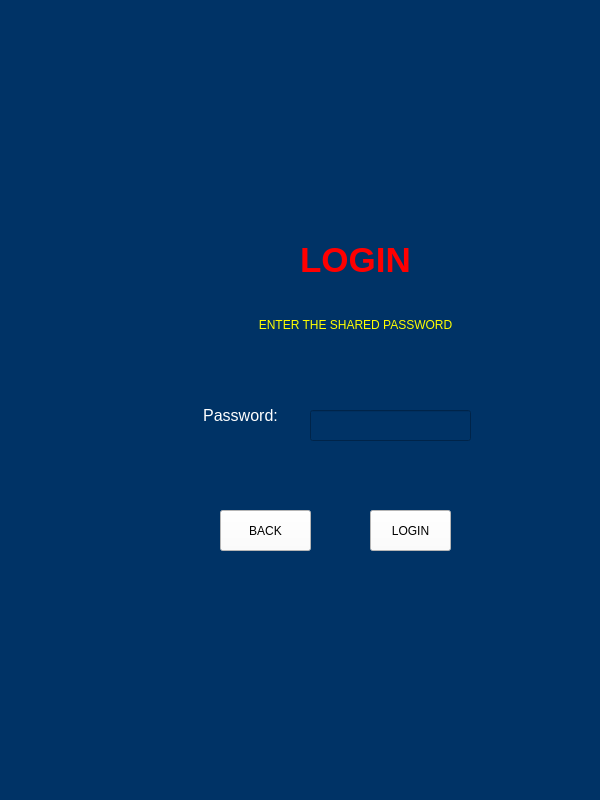
<?xml version="1.0" encoding="UTF-8"?>
<ui version="4.0">
 <class>start_login_window</class>
 <widget class="QMainWindow" name="start_login_window">
  <property name="windowModality">
   <enum>Qt::NonModal</enum>
  </property>
  <property name="enabled">
   <bool>true</bool>
  </property>
  <property name="geometry">
   <rect>
    <x>0</x>
    <y>0</y>
    <width>600</width>
    <height>800</height>
   </rect>
  </property>
  <property name="sizePolicy">
   <sizepolicy hsizetype="Fixed" vsizetype="Fixed">
    <horstretch>98</horstretch>
    <verstretch>0</verstretch>
   </sizepolicy>
  </property>
  <property name="minimumSize">
   <size>
    <width>600</width>
    <height>800</height>
   </size>
  </property>
  <property name="windowTitle">
   <string>MainWindow</string>
  </property>
  <property name="autoFillBackground">
   <bool>false</bool>
  </property>
  <property name="styleSheet">
   <string notr="true">background-color:#003366;</string>
  </property>
  <widget class="QWidget" name="centralwidget">
   <widget class="QLabel" name="pwd_label">
    <property name="geometry">
     <rect>
      <x>180</x>
      <y>390</y>
      <width>121</width>
      <height>51</height>
     </rect>
    </property>
    <property name="text">
     <string>&lt;html&gt;&lt;head/&gt;&lt;body&gt;&lt;p align=&quot;center&quot;&gt;&lt;span style=&quot; font-size:12pt; color:#ffffff;&quot;&gt;Password:&lt;/span&gt;&lt;/p&gt;&lt;/body&gt;&lt;/html&gt;</string>
    </property>
   </widget>
   <widget class="QPushButton" name="lstart_login_btn">
    <property name="geometry">
     <rect>
      <x>370</x>
      <y>510</y>
      <width>81</width>
      <height>41</height>
     </rect>
    </property>
    <property name="styleSheet">
     <string notr="true">background-color:white;</string>
    </property>
    <property name="text">
     <string>LOGIN</string>
    </property>
    <property name="icon">
     <iconset>
      <normaloff>user.png</normaloff>user.png</iconset>
    </property>
   </widget>
   <widget class="QLabel" name="label_4">
    <property name="geometry">
     <rect>
      <x>210</x>
      <y>230</y>
      <width>291</width>
      <height>61</height>
     </rect>
    </property>
    <property name="text">
     <string>&lt;html&gt;&lt;head/&gt;&lt;body&gt;&lt;p align=&quot;center&quot;&gt;&lt;span style=&quot; font-size:26pt; font-weight:600; color:#ff0000;&quot;&gt;LOGIN&lt;/span&gt;&lt;/p&gt;&lt;/body&gt;&lt;/html&gt;</string>
    </property>
   </widget>
   <widget class="QPushButton" name="start_back_btn">
    <property name="geometry">
     <rect>
      <x>220</x>
      <y>510</y>
      <width>91</width>
      <height>41</height>
     </rect>
    </property>
    <property name="styleSheet">
     <string notr="true">background-color:white;</string>
    </property>
    <property name="text">
     <string>BACK</string>
    </property>
    <property name="icon">
     <iconset>
      <normaloff>back-button.png</normaloff>back-button.png</iconset>
    </property>
   </widget>
   <widget class="QLabel" name="label_3">
    <property name="geometry">
     <rect>
      <x>310</x>
      <y>120</y>
      <width>91</width>
      <height>61</height>
     </rect>
    </property>
    <property name="text">
     <string/>
    </property>
    <property name="pixmap">
     <pixmap>shared-vision.png</pixmap>
    </property>
    <property name="scaledContents">
     <bool>true</bool>
    </property>
   </widget>
   <widget class="QLabel" name="label_5">
    <property name="geometry">
     <rect>
      <x>200</x>
      <y>230</y>
      <width>61</width>
      <height>61</height>
     </rect>
    </property>
    <property name="text">
     <string/>
    </property>
    <property name="pixmap">
     <pixmap>login.png</pixmap>
    </property>
    <property name="scaledContents">
     <bool>true</bool>
    </property>
   </widget>
   <widget class="QLineEdit" name="shared_pwd_input">
    <property name="geometry">
     <rect>
      <x>310</x>
      <y>410</y>
      <width>161</width>
      <height>31</height>
     </rect>
    </property>
    <property name="styleSheet">
     <string notr="true">font-size:12pt;color: rgb(0, 0, 0);background-color:&quot;white&quot;;</string>
    </property>
   </widget>
   <widget class="QLabel" name="label">
    <property name="geometry">
     <rect>
      <x>210</x>
      <y>310</y>
      <width>291</width>
      <height>31</height>
     </rect>
    </property>
    <property name="text">
     <string>&lt;html&gt;&lt;head/&gt;&lt;body style =&quot;color:yellow&quot;&gt;&lt;p align=&quot;center&quot;&gt;ENTER THE SHARED PASSWORD&lt;/p&gt;&lt;/body&gt;&lt;/html&gt;</string>
    </property>
   </widget>
  </widget>
  <widget class="QMenuBar" name="menubar">
   <property name="geometry">
    <rect>
     <x>0</x>
     <y>0</y>
     <width>600</width>
     <height>22</height>
    </rect>
   </property>
  </widget>
  <widget class="QStatusBar" name="statusbar"/>
 </widget>
 <resources/>
 <connections/>
</ui>
